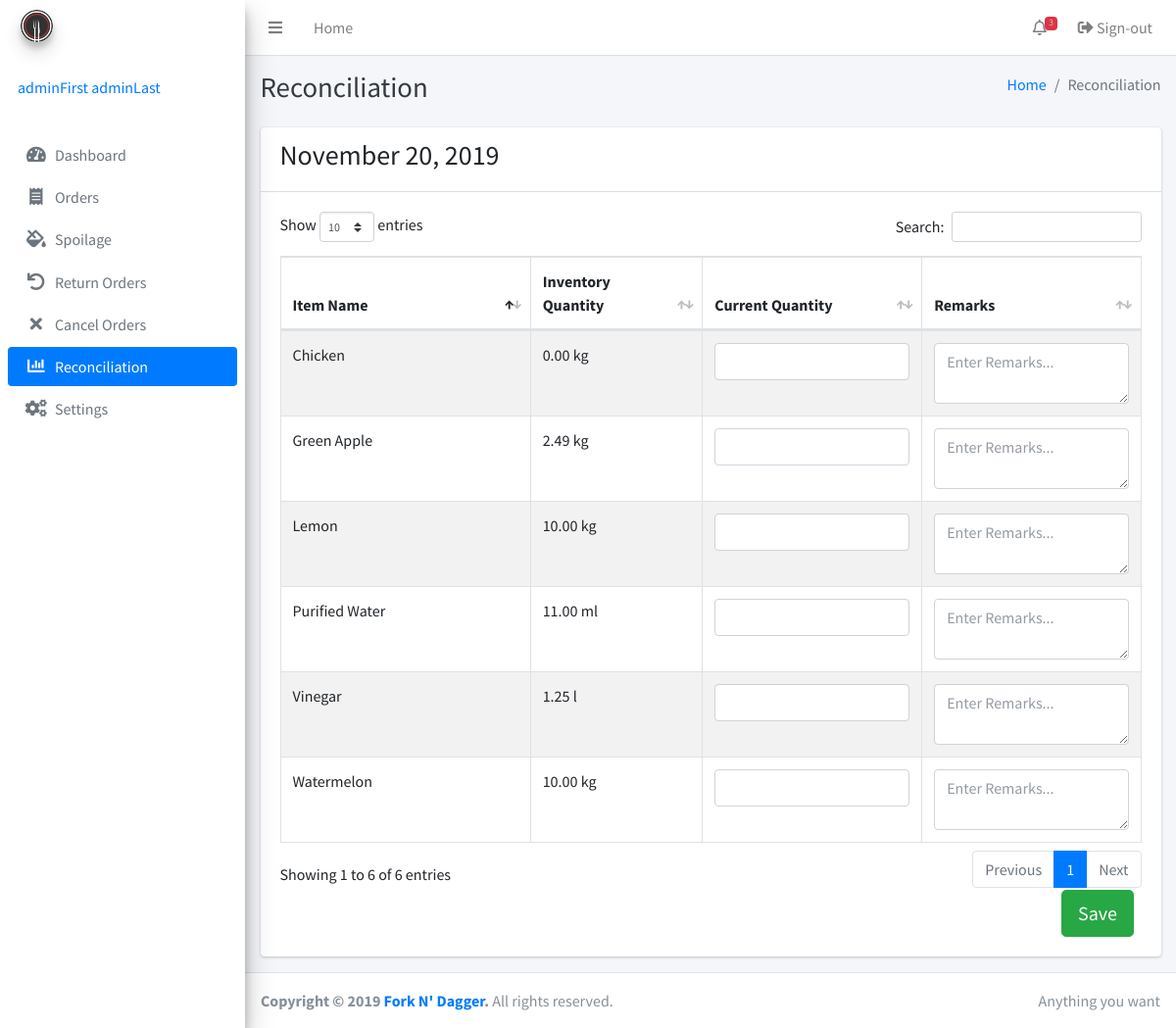
The page /reconciliation.php (signed in) on the database as committed earlier.
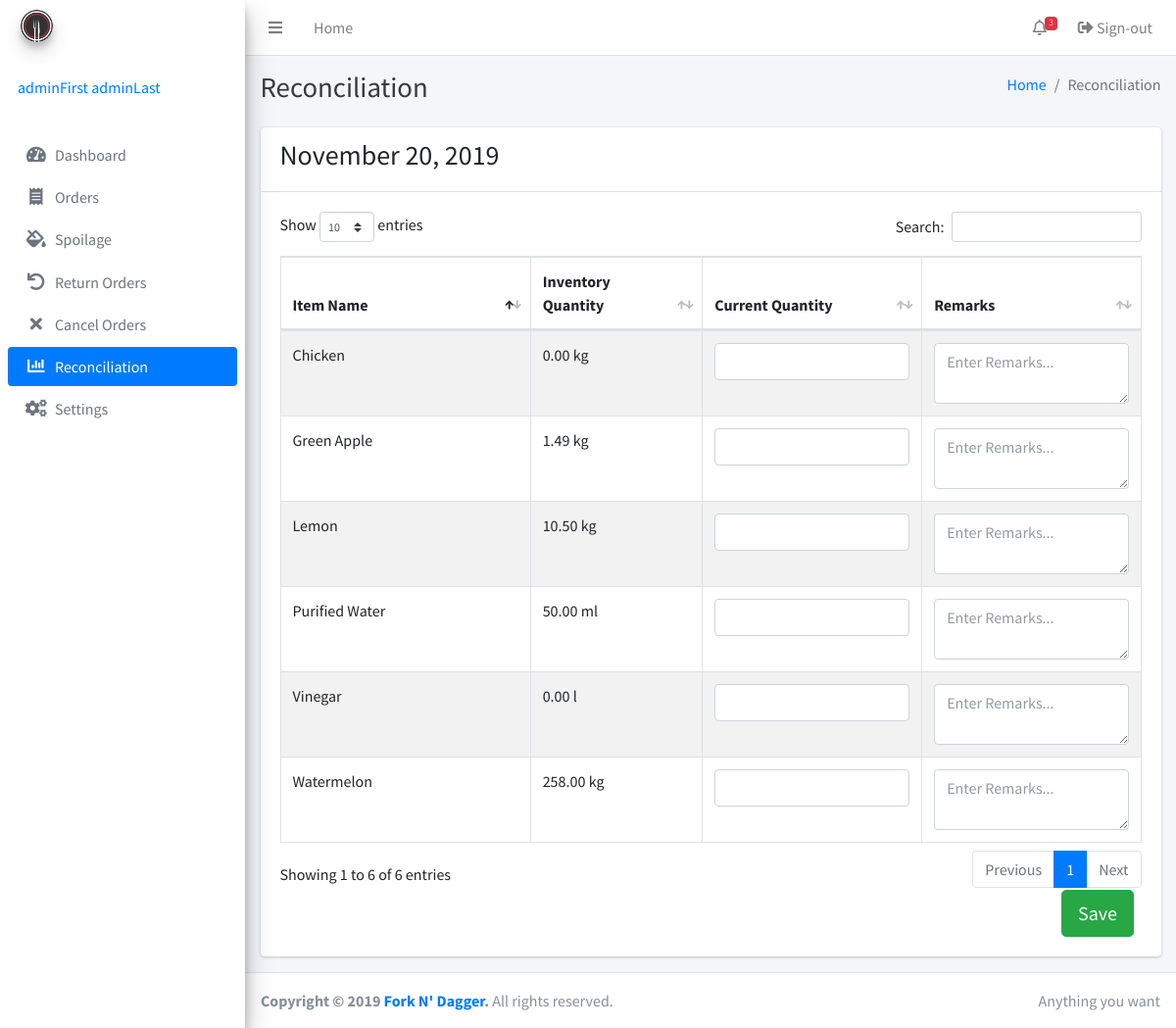
The same page on the database as committed later.
### tables this page shows
CREATE TABLE IF NOT EXISTS `inventory` (
  `id` bigint(255) NOT NULL AUTO_INCREMENT,
  `itemname` varchar(255) NOT NULL,
  `description` varchar(255) NOT NULL,
  `quantity` decimal(65,2) UNSIGNED NOT NULL,
  `lowquantity` decimal(65,2) DEFAULT NULL,
  `categoryID` int(255) DEFAULT NULL,
  `unitID` int(255) DEFAULT NULL,
  `timestamp` timestamp(6) NOT NULL,
  `adminID` int(255) NOT NULL,
  PRIMARY KEY (`id`)
);

CREATE TABLE IF NOT EXISTS `uom` (
  `id` bigint(255) NOT NULL AUTO_INCREMENT,
  `uomname` varchar(255) NOT NULL,
  PRIMARY KEY (`id`),
  UNIQUE KEY `name` (`uomname`)
);

### inc/session.php (called while the page is built, shortened)
<?php
	include 'inc/conn.php';;
	if(isset($_SESSION['admin'])){
		$query = $conn -> prepare("SELECT * FROM admins WHERE id = ? ");
		$query -> bind_param("s", $variable);
		$query -> execute();
		$result = $query->get_result();
		$user = mysqli_fetch_assoc($result);
		$role = $user['role'];
	}
	else{
		header('location: home.php');
		exit();
	}
?>

### reconciliation.php (the view, shortened to what the changed rows need)
<?php include 'inc/session.php'; ?>
<?php include 'inc/header.php'; ?>
<body class="hold-transition sidebar-mini">
<div class="wrapper">
  <div class="content-wrapper">
    <div class="content-header">
      <div class="container-fluid">
        <div class="row mb-2">
          <div class="col-sm-6">
            <h1 class="m-0 text-dark">Reconciliation</h1>
          </div>
        </div>
      </div>
    </div>
    <div class="content">
      <div class="container-fluid">
        <?php if ($role == 'Super User'): ?>
        <div class="row">
          <div class="col-12">
                        <div class="card card-primary card-outline card-outline-tabs">
              <div class="card-header p-0 border-bottom-0">
                <ul class="nav nav-tabs" id="custom-tabs-three-tab" role="tablist">
                  <li class="nav-item">
                    <a class="nav-link active" id="custom-tabs-three-home-tab" data-toggle="pill" href="#custom-tabs-three-home" role="tab" aria-controls="custom-tabs-three-home" aria-selected="true">Today</a>
                  </li>
                  <li class="nav-item">
                    <a class="nav-link" id="custom-tabs-three-profile-tab" data-toggle="pill" href="#custom-tabs-three-profile" role="tab" aria-controls="custom-tabs-three-profile" aria-selected="false">History</a>
                  </li>
                </ul>
              </div>
              <div class="card-body">
                <div class="tab-content" id="custom-tabs-three-tabContent">
                  <div class="tab-pane fade show active" id="custom-tabs-three-home" role="tabpanel" aria-labelledby="custom-tabs-three-home-tab">
                    <form role="form" action="reconciliation.php" method="POST">
                    <table class="table table-bordered table-striped display">
                    <thead>
                    <tr>
                      <th width="120">Item Name</th>
                      <th width="20">Inventory Quantity</th>
                      <th width="100">Current Quantity</th>
                      <th width="100">Remarks</th>
                    </tr>
                    </thead>
                    <tbody>
                    <?php
                    $result3 = mysqli_query($conn, "SELECT * FROM inventory join uom on inventory.unitID = uom.id");
                    while ($row = mysqli_fetch_array($result3)) {
                          ?>
                    <tr>
                      <td><input type="hidden" name="inventoryID[]" value="<?php echo $row['id'];?>"><?php echo ucwords($row['itemname']);?></td>
                      <td><?php echo $row['quantity'];?> <?php echo $row['uomname'];?></td>
                      <td><input type="number" step="0.01" class="form-control" name="quantity[]"></td>
                      <td><textarea class="form-control" rows="2" placeholder="Enter Remarks..." name="remarks[]"></textarea></td>
                    </tr>
                    <?php   } ?>
                    </tbody>
                  </table>
                  <div class="col-12 text-right">
                    <button type="button" class="btn btn-success btn-lg" data-toggle="modal" data-target="#recon">Save</button>
                  </div>
                  </div>
                  <div class="tab-pane fade" id="custom-tabs-three-profile" role="tabpanel" aria-labelledby="custom-tabs-three-profile-tab">
                     <table class="table table-bordered table-striped display">
                    <thead>
                    <tr>
                      <th width="120">Date</th>
                      <th width="120">Last Updated</th>
                      <th width="120">Updated By</th>
                      <th width="100">Action</th>
                    </tr>
                    </thead>
                    <tbody>
                    <?php
                    $result3 = mysqli_query($conn, "SELECT *, reconciliation.id as reconID FROM reconciliation join admins on reconciliation.adminID = admins.id group by date order by date");
                    while ($row = mysqli_fetch_array($result3)) {
                          ?>
                    <tr>
                      <td><?php echo date("F d, Y", strtotime($row['date']));?></td>
                      <td><?php echo date("F d, Y H:i", strtotime($row['timestamp']));?></td>
                      <td><?php echo ucfirst($row['lastname']);?>, <?php echo ucfirst($row['firstname']);?></td>
                      <td><a data-toggle="modal" data-target='#view<?php echo $row['reconID']; ?>' class="btn btn-info btn-sm m-0">View</a></td>
                  </tr>
                  <div class="modal fade" id="view<?php echo $row['reconID']; ?>">
                    <div class="modal-dialog">
                      <div class="modal-content">
                        <div class="modal-header">
                          <h4 class="modal-title"><?php echo date("F d, Y", strtotime($row['date']));?></h4>
                          <button type="button" class="close" data-dismiss="modal" aria-label="Close">
                            <span aria-hidden="true">&times;</span>
                          </button>
                        </div>
                        <div class="modal-body">
                            <div class="card-body">
                              <dl>
                                <?php
                                  $result4 = mysqli_query($conn, "SELECT * FROM reconciliation join inventory on reconciliation.inventoryID = inventory.id join uom on inventory.unitID = uom.id where reconciliation.date = '".$row['date']."'");
                                  while ($row1 = mysqli_fetch_array($result4)) { ?>
                                <dt><?php echo ucwords($row1['itemname']);?></dt>
                                <dd>Counted: <?php echo $row1['current'];?> <?php echo $row1['uomname'];?> - <?php echo ucfirst($row1['remarks']);?></dd>
                                  <?php   } ?>
                              </dl>
                            </div>
                        </div>
                        <div class="modal-footer justify-content-between">
                          <button type="button" class="btn btn-default" data-dismiss="modal">Close</button>
                        </div>
                      </div>
                    </div>
                  </div>
                    <?php   } ?>
                    </tbody>
                  </table>
                  <div class="col-12 text-right">
                    <button type="button" class="btn btn-success btn-lg" data-toggle="modal" data-target="#view">Save</button>
                  </div>
                  </div>
                </div>
              </div>
            </div>
          </div>
        </div>
      </div>
        <div class="modal fade" id="recon">
          <div class="modal-dialog">
            <div class="modal-content">
              <div class="modal-header">
                <h4 class="modal-title">Are you sure to Save?</h4>
                <input class="form-check-input" type="hidden" name="adminid" id="adminid" value="<?php echo $user['id'];?>" style="visibility: hidden;">
                <button type="button" class="close" data-dismiss="modal" aria-label="Close">
                  <span aria-hidden="true">&times;</span>
                </button>
              </div>
              <div class="modal-body">
              </div>
              <div class="modal-footer justify-content-between">
                <button type="button" class="btn btn-default" data-dismiss="modal">Close</button>
                <button type="submit" class="btn btn-primary" name="submit">Confirm</button>
              </form>
              </div>
            </div>
          </div>
        </div>
        <?php else: ?>
        <div class="row">
          <div class="col-12">
            <div class="card">
              <form role="form" action="reconciliation.php" method="POST">
              <div class="card-body">
                <table class="table table-bordered table-striped display">
                  <thead>
                  <tr>
                    <th width="120">Item Name</th>
                    <th width="20">Inventory Quantity</th>
                    <th width="100">Current Quantity</th>
                    <th width="100">Remarks</th>
                  </tr>
                  </thead>
                  <tbody>
                  <?php
                  $result3 = mysqli_query($conn, "SELECT * FROM inventory join uom on inventory.unitID = uom.id");
                  while ($row = mysqli_fetch_array($result3)) {
                        ?>
                  <tr>
                    <td><input type="hidden" name="inventoryID[]" value="<?php echo $row['id'];?>"><?php echo ucwords($row['itemname']);?></td>
                    <td><?php echo $row['quantity'];?> <?php echo $row['uomname'];?></td>
                    <td><input type="number" step="0.01" class="form-control" name="quantity[]"></td>
                    <td><textarea class="form-control" rows="2" placeholder="Enter Remarks..." name="remarks[]"></textarea></td>
                  </tr>
                  <?php   } ?>
                  </tbody>
                </table>
              </div>
            </div>
          </div>
        </div>
      </div>
        <?php endif ?>
    </div>
  </div>
</div>
</body>
</html>

Rows that differ between the two databases and show on the page:
changed inventory "Green Apple": quantity "2.49" → "1.49"
changed inventory "Vinegar": quantity "1.25" → "0.00"
changed inventory "Purified Water": quantity "11.00" → "50.00"
changed inventory "Watermelon": quantity "10.00" → "258.00"
changed inventory "Lemon": quantity "10.00" → "10.50"
